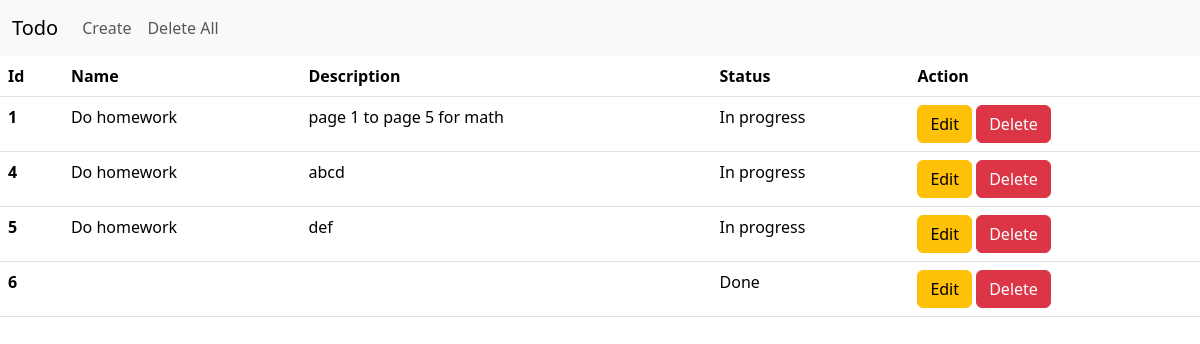
Page /home/ on the earlier database version.
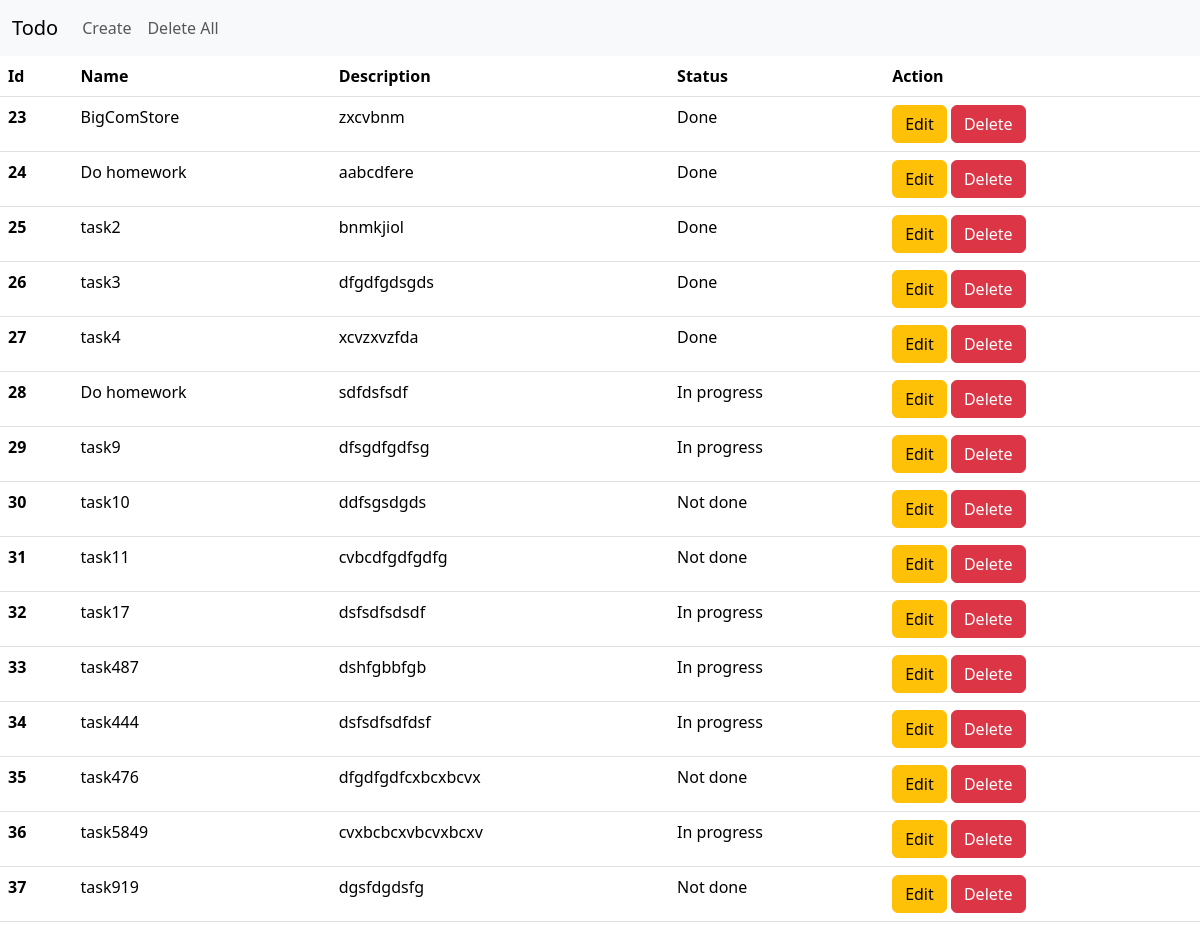
Same page on the later database version.
### base/models.py (models this page shows)
class Todo(models.Model): # inheriting model class from django.db, table is formed in this class due to this class
    name = models.CharField(max_length=200) #charfield states that str data is stored in this object, max_length parameter exists in this class which needs to be fulfilled
    description = models.TextField() #textfield denotes huge length of texts
    status = models.CharField(max_length=200)

### base/views.py (the view)
# urls.py: 2. Add a URL to urlpatterns:  path('', views.home, name='home')
def home(request): #creating function-based views, takes request argument in request parameter and returns a response, request parameter is compulsory for the function to be a view
    todo = Todo.objects.all() # a query set - calling the 'Todo' model and using 'objects' as an Object Relation Manager and running the 'all()' method that fetches or retrieves all the data in a form of list type where every data is an object by requesting it from the database (Todo class/table) --> (objects.all) kind of SQL language or query is used indirectly through the use of 'objects' which converts the request into an SQL language. the fetched data is assigned to the variable 'todo'.
    content = {'todos':todo} #converting the todo variable into dictionary type and assigning it to the content variable in order to send the data to the index.html. a key 'todos' is defined in the dictionary so that todo data can be called later at html through the use of key 'todos'.
    return render(request, 'index.html', context=content) #render function displays templates from function or view, calling template 'index.html' to render function, render takes 2 arguments 1. request(coming from url to function, then function to pass it to render), 2. template to render ... this will give response. 3. "context=content" passes the content dictionary data to the html file.

### templates/index.html (shortened to what this page needs)
<!DOCTYPE html>
<html lang="en">
<head>
    <link href="https://cdn.jsdelivr.net/npm/bootstrap@5.3.3/dist/css/bootstrap.min.css" rel="stylesheet">
</head>
<body>
    {% include 'nav2.html' %}
    <table class="table">
        <thead>
          <tr>
            <th scope="col">Id</th>
            <th scope="col">Name</th>
            <th scope="col">Description</th>
            <th scope="col">Status</th>
            <th scope="col">Action</th>
          </tr>
        </thead>
        <tbody>
            {% for todo in todos %}
                <tr>
                    <th scope="row">{{todo.id}}</th>
                    <td>{{todo.name}}</td>
                    <td>{{todo.description}}</td>
                    <td>{{todo.status}}</td>
                    <td><a href = "{% url 'edit' pk=todo.id %}"><button type="button" class="btn btn-warning">Edit</button></a>
                        <a href = "{% url 'delete' pk=todo.id %}"><button type="button" class="btn btn-danger">Delete</button></a></td>
                </tr>
            {% endfor %}
        </tbody>
    </table>
</body>
</html>

### templates/nav2.html (shortened to what this page needs)
<nav class="navbar navbar-expand-lg bg-body-tertiary">
    <div class="container-fluid">
      <a class="navbar-brand" href="{% url 'home' %}">Todo</a>
      <div class="collapse navbar-collapse" id="navbarNav">
        <ul class="navbar-nav">
          <li class="nav-item">
            <a class="nav-link" href="{% url 'create' %}">Create</a>
          </li>
          <li class="nav-item">
            <a class="nav-link" href="{% url 'deleteall' %}">Delete All</a>
          </li>
        </ul>
      </div>
    </div>
  </nav>

Differences in the rows shown:
removed Todo: id "1", name "Do homework", description "page 1 to page 5 for math", status "In progress"
removed Todo: id "4", name "Do homework", description "abcd", status "In progress"
removed Todo: id "5", name "Do homework", description "def", status "In progress"
removed Todo: id "6", status "Done"
added Todo: id "23", name "BigComStore", description "zxcvbnm", status "Done"
added Todo: id "24", name "Do homework", description "aabcdfere", status "Done"
added Todo: id "25", name "task2", description "bnmkjiol", status "Done"
added Todo: id "26", name "task3", description "dfgdfgdsgds", status "Done"
added Todo: id "27", name "task4", description "xcvzxvzfda", status "Done"
added Todo: id "28", name "Do homework", description "sdfdsfsdf", status "In progress"
added Todo: id "29", name "task9", description "dfsgdfgdfsg", status "In progress"
added Todo: id "30", name "task10", description "ddfsgsdgds", status "Not done"
added Todo: id "31", name "task11", description "cvbcdfgdfgdfg", status "Not done"
added Todo: id "32", name "task17", description "dsfsdfsdsdf", status "In progress"
added Todo: id "33", name "task487", description "dshfgbbfgb", status "In progress"
added Todo: id "34", name "task444", description "dsfsdfsdfdsf", status "In progress"
added Todo: id "35", name "task476", description "dfgdfgdfcxbcxbcvx", status "Not done"
added Todo: id "36", name "task5849", description "cvxbcbcxvbcvxbcxv", status "In progress"
added Todo: id "37", name "task919", description "dgsfdgdsfg", status "Not done"
